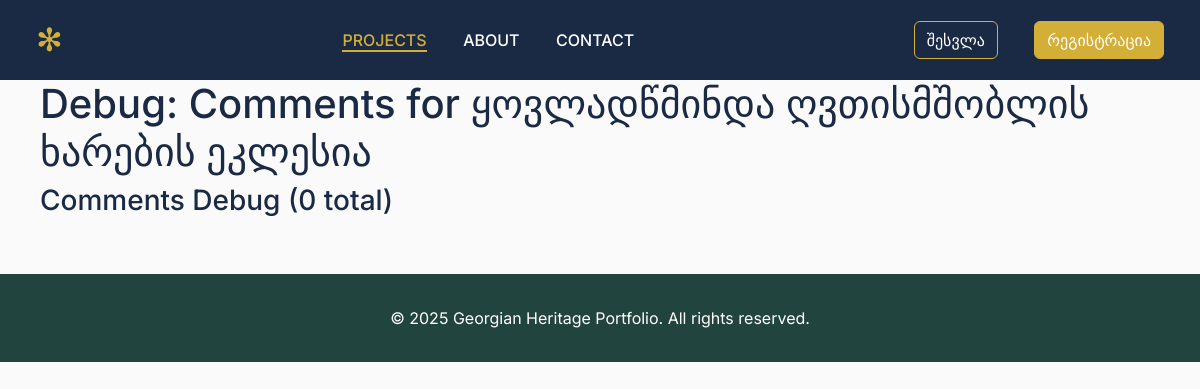
/debug/project/project_6, run on an earlier commit of the app's database.
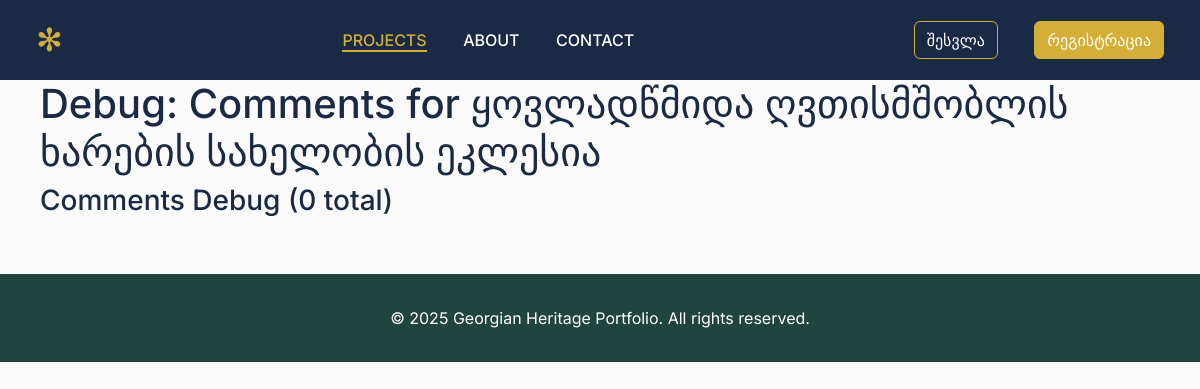
And on a later commit of the database.
### models.py (models this page shows, shortened)
class Project(db.Model):
    id = db.Column(db.String(50), primary_key=True)
    title = db.Column(db.String(200), nullable=False)
    main_image = db.Column(db.Text, nullable=True)
    main_image_caption = db.Column(db.String(200), nullable=True)  # Caption for main image
    other_images = db.Column(db.Text, nullable=True)  # JSON array
    viewer3D = db.Column(db.Text, nullable=True)
    description = db.Column(db.Text, nullable=True)
    description_file = db.Column(db.String(100), nullable=True)
    folder = db.Column(db.String(100), nullable=True)
    latitude = db.Column(db.String(50), nullable=True)
    longitude = db.Column(db.String(50), nullable=True)
    documents = db.Column(db.Text, nullable=True)  # JSON array
    loading_video = db.Column(db.Text, nullable=True)
    loading_audio = db.Column(db.Text, nullable=True)
    project_info = db.Column(db.Text, nullable=True)  # JSON object
    type_categories = db.Column(db.Text, nullable=True)  # JSON array
    period_categories = db.Column(db.Text, nullable=True)  # JSON array
    sort_order = db.Column(db.Integer, default=0)  # For manual ordering
    created_at = db.Column(db.DateTime, default=datetime.utcnow)
    updated_at = db.Column(db.DateTime, default=datetime.utcnow, onupdate=datetime.utcnow)

### app.py (the view)
@app.route('/debug/project/<project_id>')
def debug_project_detail(project_id):
    projects = load_projects()
    project = next((p for p in projects if p['id'] == project_id), None)
    if not project:
        return 'Project not found', 404
    comments = Comment.query.filter_by(project_id=project_id, parent_id=None).order_by(Comment.created_at.desc()).all()
    return render_template('debug_comments.html', project=project, comments=comments)

### templates/debug_comments.html (shortened to what this page needs)
{% extends 'base.html' %}
{% block content %}
<div class="container">
    <h1>Debug: Comments for {{ project.title }}</h1>
    <div class="row">
        <div class="col-12">
            <h3>Comments Debug ({{ comments|length }} total)</h3>
        </div>
    </div>
</div>
{% endblock %}

### templates/base.html (shortened to what this page needs)
<!DOCTYPE html>
<html lang="ka">
<head>
    <link rel="stylesheet" href="https://cdn.jsdelivr.net/npm/bootstrap@5.3.0/dist/css/bootstrap.min.css">
    <link rel="stylesheet" href="https://cdn.jsdelivr.net/npm/bootstrap-icons@1.11.0/font/bootstrap-icons.css">
    <link rel="stylesheet" href="https://unpkg.com/leaflet@1.9.4/dist/leaflet.css" />
    <link rel="stylesheet" href="{{ url_for('static', filename='style.css') }}">
</head>
<body>
    <header class="navbar">
        <div class="container">
            <div class="logo">
                <a href="/" class="text-white text-decoration-none">✻</a>
            </div>
            <nav id="mainNav">
                <a href="/" class="active">PROJECTS</a>
                <a href="#about">ABOUT</a>
                <a href="#contact">CONTACT</a>
            </nav>
            <div class="d-flex align-items-center gap-1">
                {% if current_user.is_authenticated %}
                    <div class="dropdown">
                        <button class="btn btn-outline-light dropdown-toggle d-flex align-items-center" type="button" data-bs-toggle="dropdown">
                            <i class="bi bi-person-circle me-2"></i>
                            {{ current_user.email }}
                        </button>
                        <ul class="dropdown-menu">
                            <li><a class="dropdown-item" href="{{ url_for('logout') }}">
                                <i class="bi bi-box-arrow-right"></i> გასვლა
                            </a></li>
                        </ul>
                    </div>
                {% else %}
                    <div>
                        <a href="{{ url_for('login') }}" class="btn btn-outline-light">შესვლა</a>
                        <a href="{{ url_for('register') }}" class="btn btn-light">რეგისტრაცია</a>
                    </div>
                {% endif %}
            </div>
        </div>
    </header>
    <main class="container mb-5">
        {% block content %}{% endblock %}
    </main>
    <footer>
        <div class="container text-center">
            &copy; {{ 2025 }} Georgian Heritage Portfolio. All rights reserved.
        </div>
    </footer>
</body>
</html>

### static/style.css (style rules this page uses)
:root { --frost-blue: #ADCDE9; --deep-forest-green: #22443E; --snow-white: #FAFAFA; --gold-accent: #D4AF37; --dark-navy: #1A2A44; }
* { margin: 0; padding: 0; box-sizing: border-box; }
body { font-family: 'Inter', 'Segoe UI', sans-serif; background: var(--snow-white); color: var(--dark-navy); }
.container { max-width: 1200px; margin: 0 auto; padding: 0 20px; }
.navbar, .bg-primary { background: var(--dark-navy) !important; padding: 1rem 0; position: sticky; top: 0; z-index: 1030; }
.navbar .container, .bg-primary .container { display: flex; justify-content: space-between; align-items: center; }
.logo, a.text-white { font-size: 2rem; color: var(--gold-accent) !important; text-decoration: none !important; }
nav a, .navbar a, .bg-primary a { color: white; margin: 0 1rem; text-decoration: none; font-weight: 500; transition: 0.3s; }
nav a:hover, nav a.active, .navbar a:hover, .navbar a.active { color: var(--gold-accent) !important; border-bottom: 2px solid var(--gold-accent); }
.btn-outline-light { color: white; border-color: var(--gold-accent); }
.btn-light { background-color: var(--gold-accent); color: var(--dark-navy); border-color: var(--gold-accent); }
footer { background: var(--deep-forest-green) !important; color: white; padding: 2rem 0; margin-top: auto; }

What changed in the data, as far as the page shows it:
changed Project: title "ყოვლადწმინდა ღვთისმშობლის ხარების ეკლესია" → "ყოვლადწმიდა ღვთისმშობლის ხარების სახელობის ეკლესია"
